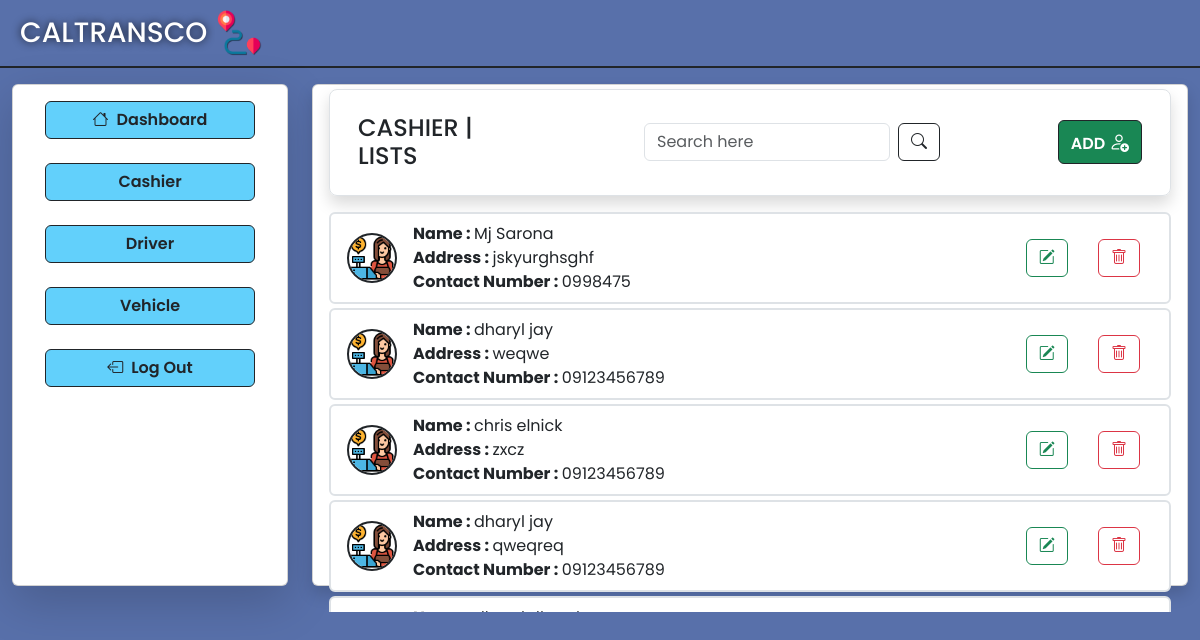
Page /Cashier/view_cashier.php on the committed database.
### tables this page shows
CREATE TABLE `cashier` (
  `cashier_id` int(11) NOT NULL,
  `cashier_fname` varchar(50) NOT NULL,
  `cashier_lname` varchar(50) NOT NULL,
  `cashier_address` varchar(100) NOT NULL,
  `cashier_contactNum` varchar(20) NOT NULL
);

### Cashier/view_cashier.php (the view, shortened to what this page needs)
<!DOCTYPE html>
<html lang="en">
<?php
include "../Database/db_connect.php";
require "../global/head.php";
?>
<body>
   <div class="con-bg container-fluid vh-100">
      <div class="row border border-start-0 border-end-0 border-top-0 border-2 border-dark pb-2">
         <div class="col d-flex gap-2 ms-2 mt-2">
            <a href="../AdminUI/adminDashboard.php" style="text-decoration: none;" class="d-flex gap-2">
               <h1 class="fs-3 mt-2 text-white" style="text-shadow: 0px 0px 8px rgba(0, 0, 0, 0.8);">CALTRANSCO</h1>
               <img src="../images/image.png" alt="" class="img-fluid " width="50" height="50">
            </a>
         </div>
      </div>
      <div class="row pt-3">
         <div class="col col-3">
            <div class="card shadow-lg">
               <div style="height: 500px;" class="card_css card-body">
                  <div class="mx-3 mb-3">
                     <a class="btn btn-h w-100 fw-semibold  mb-2 border border-1 border-dark" href="../AdminUI/adminDashboard.php"><i class="bi bi-house me-2"></i>Dashboard</a>
                  </div>
                  <div class="mx-3 mb-3">
                     <a class="btn btn-h w-100 fw-semibold  mb-2 border border-1 border-dark" href="../Cashier/view_cashier.php">Cashier</a>
                  </div>
                  <div class="mx-3 mb-3">
                     <a class="btn btn-h w-100 fw-semibold mb-2 border border-1 border-dark" href="../Driver/view_driver.php">Driver</a>
                  </div>
                  <div class="mx-3 mb-3">
                     <a class="btn btn-h w-100 fw-semibold  mb-2 border border-1 border-dark" href="../Vehicle/view_vehicle.php">Vehicle</a>
                  </div>
                  <div class="mx-3">
                     <a href="../Login-Register/Login.php" class="btn btn-h w-100 border border-1 border-dark fw-semibold"><i class="bi bi-box-arrow-left me-2"></i>Log Out</a>
                  </div>
               </div>
            </div>
         </div>
         <div class="col col-9">
            <div class="card shadow">
               <div style="height: 500px;" class="card-body pt-1">
                  <div class="row rounded-3 border border-1 border-gray shadow  d-flex align-items-center mx-0 p-3 mb-3">
                     <div class="col col-3 d-flex align-items-center">
                        <h1 class="fs-4 pt-2">CASHIER | LISTS</h1>
                     </div>
                     <div class="col col-6 d-flex gap-2  ps-5">
                        <form method="GET" action="view_cashier.php" class="d-flex gap-2 ps-5">
                           <input type="text" name="query" class="form-control" placeholder="Search here" value="<?php echo isset($_GET['query']) ? $_GET['query'] : ''; ?>">
                           <button type="submit" class="btn btn-outline-dark"><i class="bi bi-search"></i></button>
                        </form>
                     </div>
                     <div class="col col-3 text-end">
                        <a class="btn btn-success border border-1 border-dark fw-semibold" href="add_cashier.php">ADD
                           <i class="bi fs-5 bi-person-add"></i>
                        </a>
                     </div>
                  </div>
                  <div style="max-height: 400px; overflow-y: auto;">
                     <?php
                     try {
                        $sql = "SELECT * FROM cashier";
                        $result = $conn->query($sql);
                        if ($result->num_rows > 0) {
                           while ($row = $result->fetch_assoc()) {
                     ?>
                              <ul class="list-group mb-1">
                                 <li class="list-group-item d-flex align-items-center justify-content-between border border-2">
                                    <div class="d-flex align-items-center">
                                       <div>
                                          <img src="../images/cashier.png" alt="" class="img-fluid rounded-pill border border-2 border-dark me-3" width="50" height="50">
                                       </div>
                                       <div>
                                          <span><strong>Name : </strong><?php echo $row['cashier_fname'] . ' ' . $row['cashier_lname']; ?></span><br>
                                          <span><strong>Address : </strong><?php echo $row['cashier_address']; ?></span><br>
                                          <span><strong>Contact Number : </strong><?php echo $row['cashier_contactNum']; ?></span>
                                       </div>
                                    </div>
                                    <div class="group-btn">
                                       <a href="../Cashier/edit_cashier.php?id=<?php echo $row['cashier_id']; ?>" class="btn"><i class="btn btn-outline-success bi bi-pencil-square"></i></a>
                                       <a href="../Operations/op_delete_cashier.php?id=<?php echo $row['cashier_id']; ?>" class="btn"><i class="btn btn-outline-danger bi bi-trash"></i></a>
                                    </div>
                                 </li>
                              </ul>
                     <?php
                           }
                        } else {
                           echo '<div class="text-center mt-3"><p class="text-muted fs-5">No cashiers found.</p></div>';
                        }
                     } catch (\Exception $e) {
                        die($e);
                     }
                     ?>
                  </div>
               </div>
            </div>
         </div>
      </div>
   </div>
</body>
</html>

### CSS/style.css (style rules this page uses)
* { font-family: 'Poppins', sans-serif; }
.con-bg { background-color: #5870aa; }
.btn-h { background-color: #62d0fb; }

### rows in the picture
cashier: cashier_fname "Mj", cashier_lname "Sarona", cashier_address "jskyurghsghf", cashier_contactNum "0998475"
cashier: cashier_fname "dharyl", cashier_lname "jay", cashier_address "weqwe", cashier_contactNum "09123456789"
cashier: cashier_fname "chris", cashier_lname "elnick", cashier_address "zxcz", cashier_contactNum "09123456789"
cashier: cashier_fname "dharyl", cashier_lname "jay", cashier_address "qweqreq", cashier_contactNum "09123456789"
